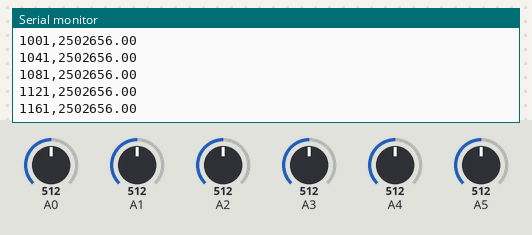
Recording of a sketch running on a simulated Arduino Uno, built with avr-gcc and run on an emulated ATmega328P. On the bench: the last lines printed to the serial monitor. Inputs (shaded band) come from the test bench; at power-on: A0 = 512, A1 = 512, A2 = 512, A3 = 512, A4 = 512, A5 = 512.

Above: at 1.2 s.
1.3 s: A0 set to 716
At 1.31 s:
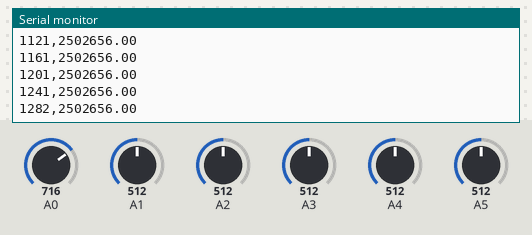
2.8 s: A1 set to 716
At 2.83 s:
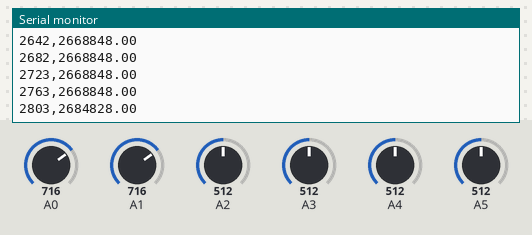
4.3 s: A2 set to 716
At 4.31 s:
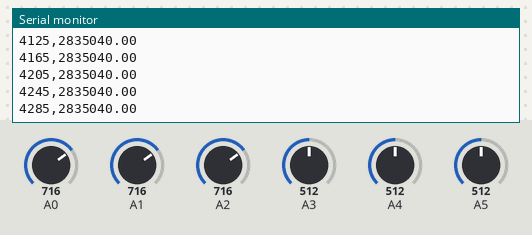
5.8 s: A3 set to 716
At 5.83 s:
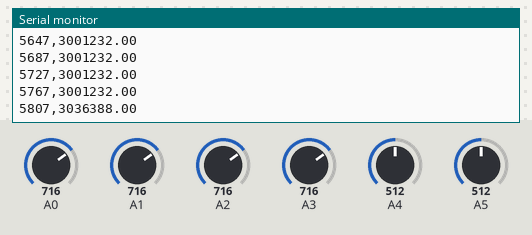
7.3 s: A4 set to 716
At 7.32 s:
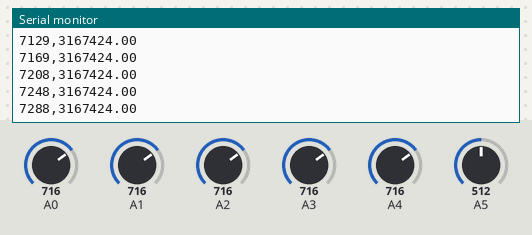
8.8 s: A5 set to 716
At 8.8 s:
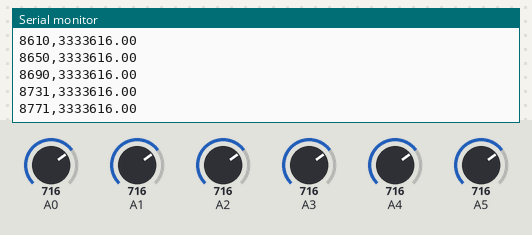
Timing chart, 0 to 11.3 s (numbered marks = the images above; inputs shaded):
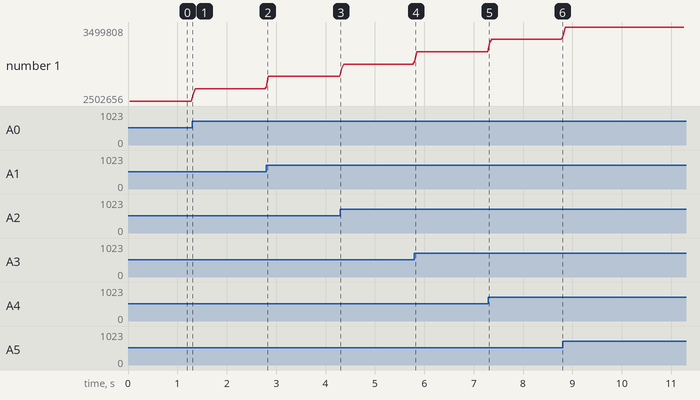

The sketch:

GSR_V1a.ino
```cpp
unsigned long sampleWindowTime = 40000; // 50000 =  20 FPS / 40000 = 25 FPS / 33333 = 30 FPS
unsigned long samples = 0;
unsigned long lastSamples = 0;
unsigned long lastSerialOutputTime = 0;
float sampleAccumulatorValue = 0;
int sampleAccumulatorSetSize = 0;

void setup(void)
{
  Serial.begin(9600);
}

void loop(void)
{
  unsigned long runtime;
  int a0, a1, a2, a3, a4, a5;
  float aSuperSampledAverage, aSuperSampledAverageVolts, aAverage, aVolt, a0Volt;
  unsigned long nextSerialOutputTime, samplesThisWindow;

  a0 = (int) analogRead(A0);
  a1 = (int) analogRead(A1);
  a2 = (int) analogRead(A2);
  a3 = (int) analogRead(A3);
  a4 = (int) analogRead(A4);
  a5 = (int) analogRead(A5);

  aAverage = ((float) a0 + (float) a1 + (float) a2 + (float) a3 + (float) a4 + (float) a5) / 6;

  sampleAccumulatorValue = sampleAccumulatorValue + aAverage;
  sampleAccumulatorSetSize++;

  nextSerialOutputTime = lastSerialOutputTime + sampleWindowTime;
  runtime = micros();

  if (nextSerialOutputTime <= runtime) {
    samplesThisWindow = samples - lastSamples;
    aSuperSampledAverage = (float) sampleAccumulatorValue / (float) sampleAccumulatorSetSize;
    aSuperSampledAverageVolts = computeVoltageEquivalent(aSuperSampledAverage);
    a0Volt = computeVoltageEquivalent((float) a0);

    // Raw sensor output
//    Serial.print(a0); Serial.print(","); Serial.print(a1); Serial.print(","); Serial.print(a2); Serial.print(","); Serial.print(a3); Serial.print(","); Serial.print(a4); Serial.print(","); Serial.println(a5);
    // Raw volts vs supersampled
//    Serial.print(a0Volt); Serial.print(","); Serial.println(aSuperSampledAverageVolts);
    // Standard output
    Serial.print(millis()); Serial.print(","); Serial.println(aSuperSampledAverageVolts);
    lastSerialOutputTime = runtime;
    lastSamples = samples;

    sampleAccumulatorValue = 0;
    sampleAccumulatorSetSize = 0;
  }

  samples++;
}

float computeVoltageEquivalent(float byteValue)
{
  float offset = 0;
  float gainMultiplier = 4888; // Standardising to microvolts

  return (byteValue * gainMultiplier) + offset;
}
```

Measured:
- plotted number 1: 2502656 → 2668848 after the input at 1.3 s
